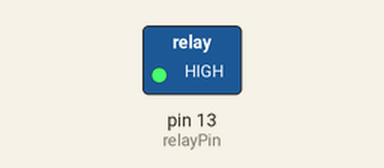
The sketch below on a simulated Arduino Uno, built with avr-gcc and run on an emulated ATmega328P. Parts: switched loads named in the sketch (green lamp = pin HIGH). What the sketch prints to the serial monitor is not drawn. At 0.0 s the program stops and its outputs stay as they are.

Above: at 0.1 s.
Timing chart, 0 to 1.5 s (numbered marks = the images above):
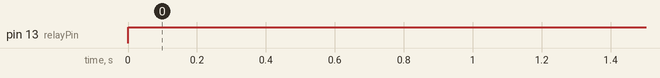

Measured:
- by itself, pin 13 (relayPin): LOW → HIGH at 0.00 s

The sketch:

ChemECar3.ino
```cpp
const int sensorPin=5;
const int relayPin=13;

int Threshold=1023;
int lowThreshold=900;

void setup() {
  Serial.begin(9600);
  pinMode(relayPin,OUTPUT);
}

void loop() {
  int sensorReading=analogRead(sensorPin);
  Serial.print("sensorReading: ");
  Serial.println(sensorReading);

  if(sensorReading>=Threshold-1){
    digitalWrite(relayPin,LOW);
  }
  else{
    digitalWrite(relayPin,HIGH);
    exit(0);
  }
  delay(100);

}
```
